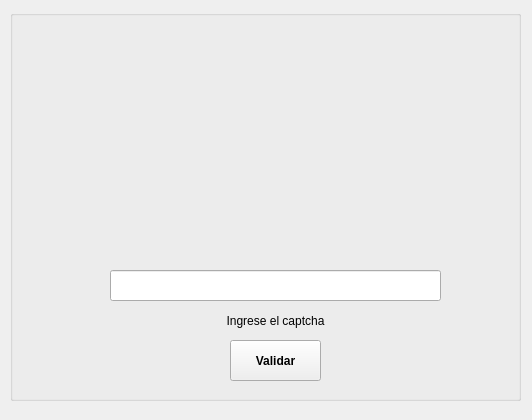
<?xml version="1.0" encoding="UTF-8"?>
<ui version="4.0">
 <class>formu</class>
 <widget class="QWidget" name="formu">
  <property name="geometry">
   <rect>
    <x>0</x>
    <y>0</y>
    <width>532</width>
    <height>420</height>
   </rect>
  </property>
  <property name="windowTitle">
   <string>Form</string>
  </property>
  <property name="styleSheet">
   <string notr="true">Form{
	
	background-color: rgb(0, 85, 255);

}</string>
  </property>
  <widget class="QGroupBox" name="groupBox">
   <property name="enabled">
    <bool>true</bool>
   </property>
   <property name="geometry">
    <rect>
     <x>10</x>
     <y>10</y>
     <width>511</width>
     <height>391</height>
    </rect>
   </property>
   <property name="font">
    <font>
     <pointsize>10</pointsize>
    </font>
   </property>
   <property name="styleSheet">
    <string notr="true">QWidget{
rgb(0, 85, 255);
}</string>
   </property>
   <property name="title">
    <string/>
   </property>
   <widget class="QLineEdit" name="lineEdit_cap">
    <property name="geometry">
     <rect>
      <x>100</x>
      <y>260</y>
      <width>331</width>
      <height>31</height>
     </rect>
    </property>
    <property name="font">
     <font>
      <family>Newspaper</family>
      <pointsize>11</pointsize>
      <italic>true</italic>
     </font>
    </property>
    <property name="text">
     <string/>
    </property>
    <property name="alignment">
     <set>Qt::AlignCenter</set>
    </property>
   </widget>
   <widget class="QPushButton" name="btn_ok">
    <property name="enabled">
     <bool>true</bool>
    </property>
    <property name="geometry">
     <rect>
      <x>220</x>
      <y>330</y>
      <width>91</width>
      <height>41</height>
     </rect>
    </property>
    <property name="font">
     <font>
      <weight>75</weight>
      <bold>true</bold>
     </font>
    </property>
    <property name="text">
     <string>Validar</string>
    </property>
    <property name="iconSize">
     <size>
      <width>25</width>
      <height>25</height>
     </size>
    </property>
   </widget>
   <widget class="QLabel" name="label_captcha">
    <property name="geometry">
     <rect>
      <x>170</x>
      <y>300</y>
      <width>191</width>
      <height>21</height>
     </rect>
    </property>
    <property name="text">
     <string>Ingrese el captcha</string>
    </property>
    <property name="alignment">
     <set>Qt::AlignCenter</set>
    </property>
   </widget>
   <widget class="QLabel" name="label_img">
    <property name="geometry">
     <rect>
      <x>20</x>
      <y>70</y>
      <width>471</width>
      <height>161</height>
     </rect>
    </property>
    <property name="baseSize">
     <size>
      <width>160</width>
      <height>60</height>
     </size>
    </property>
    <property name="text">
     <string/>
    </property>
    <property name="alignment">
     <set>Qt::AlignCenter</set>
    </property>
   </widget>
  </widget>
 </widget>
 <resources/>
 <connections/>
</ui>
